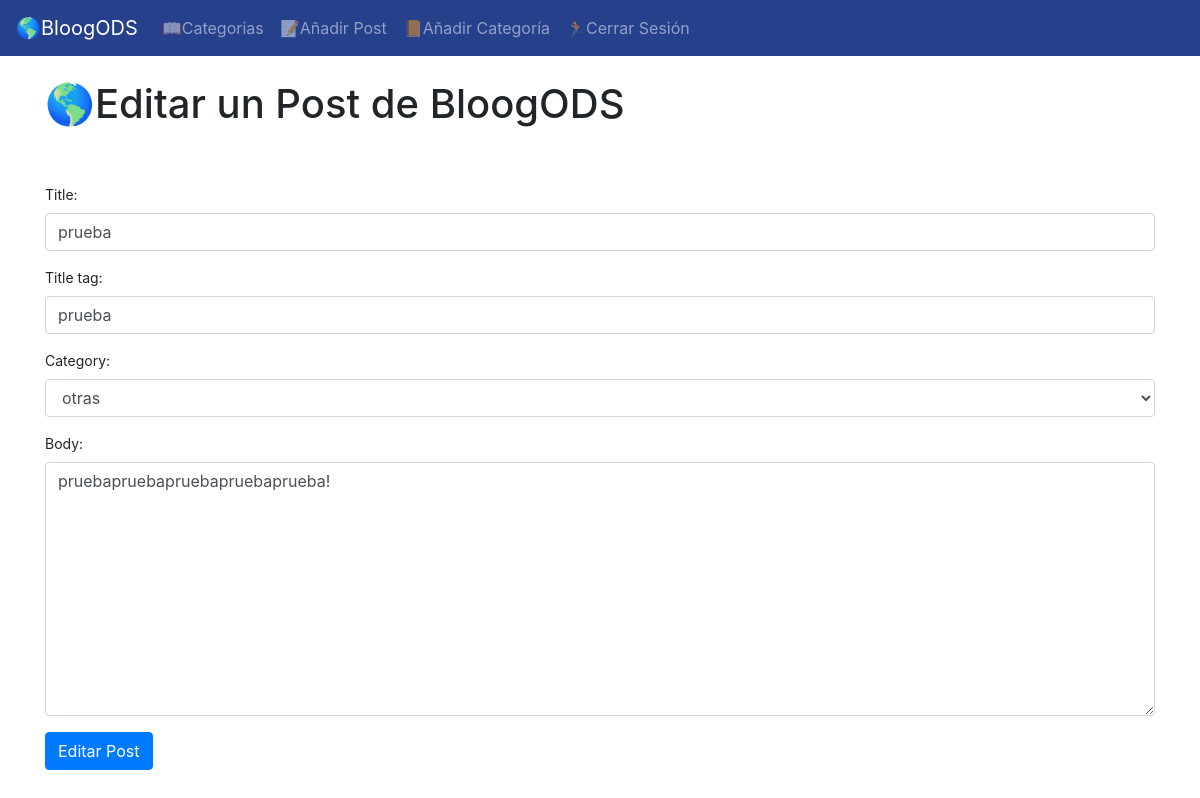
/article/edit/32 (signed in), run on the app's committed database.
### theblog/models.py (models this page shows, shortened)
class Post(models.Model):
    title = models.CharField(max_length=255)
    title_tag = models.CharField(max_length=255)
    author = models.ForeignKey(User, on_delete=models.CASCADE)
    body = models.TextField()
    post_date =  models.DateField(auto_now_add=True)
    category = models.CharField(max_length=255, default='Otras...')
    likes = models.ManyToManyField(User, related_name='blog_posts')

### theblog/views.py (the view)
# urls.py: path('article/edit/<int:pk>', UpdatePostView.as_view(), name='update_post'),
class UpdatePostView(UpdateView):
    model = Post
    form_class = EditForm
    template_name = 'uptdate_post.html'

### theblog/forms.py
class EditForm(forms.ModelForm):
    class Meta:
        model = Post
        fields = ('title', 'title_tag', 'category', 'body')
        widgets = {
            'title': forms.TextInput(attrs={'class': 'form-control', 'placeholder': 'Añadir un títutlo a tu Post💬'}),
            'title_tag': forms.TextInput(attrs={'class': 'form-control', 'placeholder': 'Añadir un title_tag🧠'}),
            'category': forms.Select(choices=choice_list, attrs={'class': 'form-control'}),
            'body': forms.Textarea(attrs={'class': 'form-control', 'placeholder': '....✍️👻'}),
        }

### theblog/templates/uptdate_post.html (shortened to what this page needs)
{% extends 'base.html' %}
{% block content %}
{% if user.is_authenticated %}
    {% if user.id == post.author.id %}
    <h1>🌎Editar un Post de BloogODS</h1>
        <br/><br/>
        <div class="small">
        <div class="form-group">
            <form method="POST">
                {{ form.as_p }}
                <button class="btn btn-primary">Editar Post</button>
        </div
    {% else %}
        <h1>¿Qué haces aquí? No eres el author de este post... 🤨📸 (Este Post no te pertenece) 🚓<h1>
    {% endif %}
{% else %}
    <h1>Debes iniciar sesión para eliminar este post...👨‍💻👋 (Estás desconectado) 🚓<h1>
{% endif %}
{% endblock  %}

### data on the page
Post: title "prueba", title_tag "prueba", category "otras", body "pruebapruebapruebapruebaprueba!"
